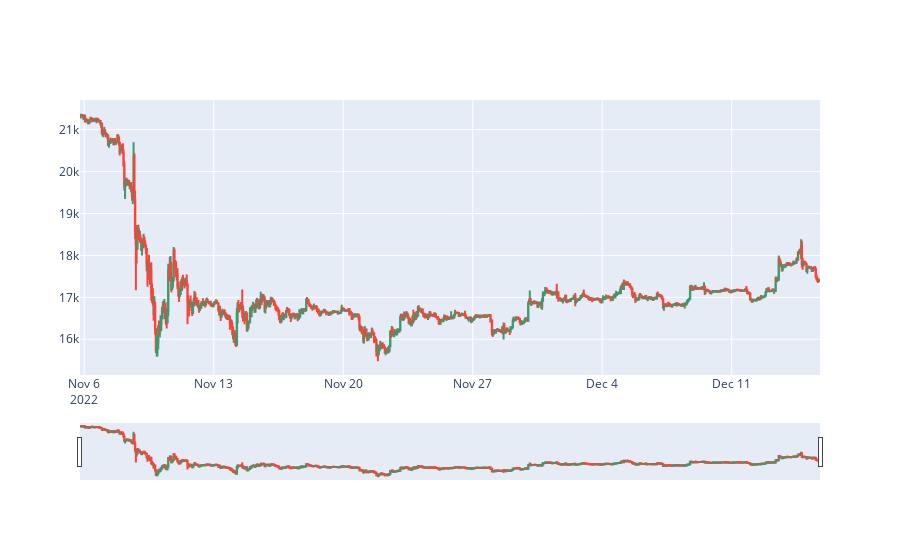

Notebook source saved alongside this figure:
### Markdown cell above
## allright, let's plot BTC price action

### Code cell
figure = make_subplots(rows=1, cols=1, shared_xaxes=True)
figure.add_trace(go.Candlestick(x=copied_chart["date"],
                                    open=copied_chart["open"],
                                    high=copied_chart["high"],
                                    low=copied_chart["low"],
                                    close=copied_chart["close"]),
                     row=1, col=1)

figure.update_layout(autotypenumbers='convert types')

### Figure 1 — Plotly figure (JSON) as saved in the notebook; plotly's stock layout.template omitted (floating-point values rounded to 4 significant figures; data arrays with more than 128 entries replaced by an {"elided": "..."} marker saying what was removed)
{"data": [{"close": {"elided": "960 float values"}, "high": {"elided": "960 float values"}, "low": {"elided": "960 float values"}, "open": {"elided": "960 float values"}, "type": "candlestick", "x": {"elided": "960 str values"}, "xaxis": "x", "yaxis": "y"}], "layout": {"autotypenumbers": "convert types", "xaxis": {"anchor": "y", "domain": [0, 1]}, "yaxis": {"anchor": "x", "domain": [0, 1]}}}
